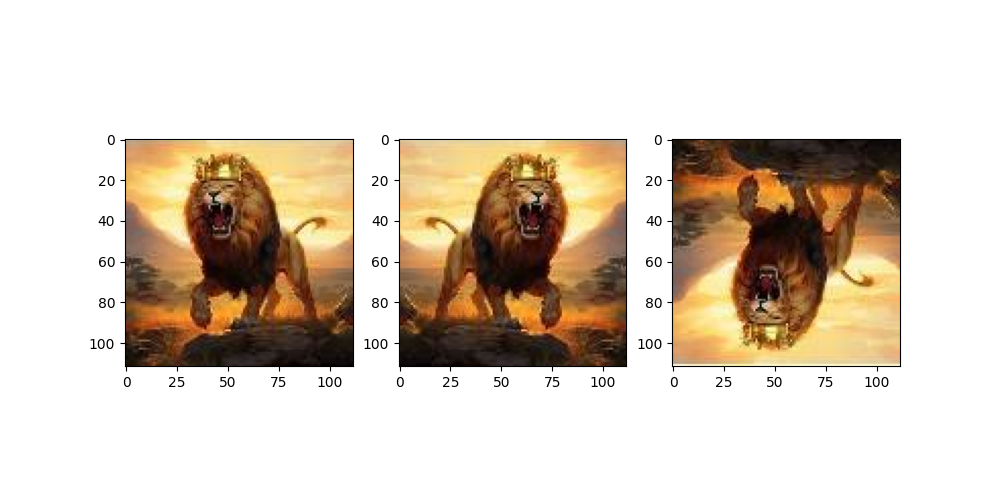

This chart was generated by the following Python code:
import numpy as np
import imageio as img
import matplotlib.pyplot as plt
path = 'singa2.jpg'
image = img.imread(path)
height, width = image.shape[:2]
horizontal = np.zeros_like(image)
vertical = np.zeros_like(image)
for y in range(height):
  for x in range(width):
    horizontal[y, x] = image[y, width - 1 - x]
for y in range(height):
  for x in range(width):
    vertical[y, x] = image[height - 1 - y, x]
plt.figure(figsize=(10, 5))
plt.subplot(1, 3, 1)
plt.imshow(image)
plt.subplot(1, 3, 2)
plt.imshow(horizontal)
plt.subplot(1, 3, 3)
plt.imshow(vertical)
plt.show()
